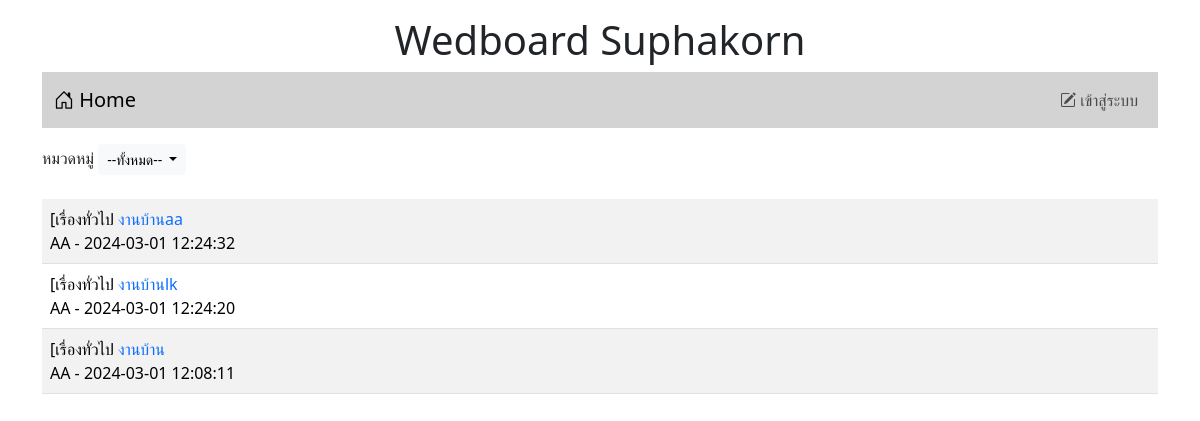
Before: / with the older database file.
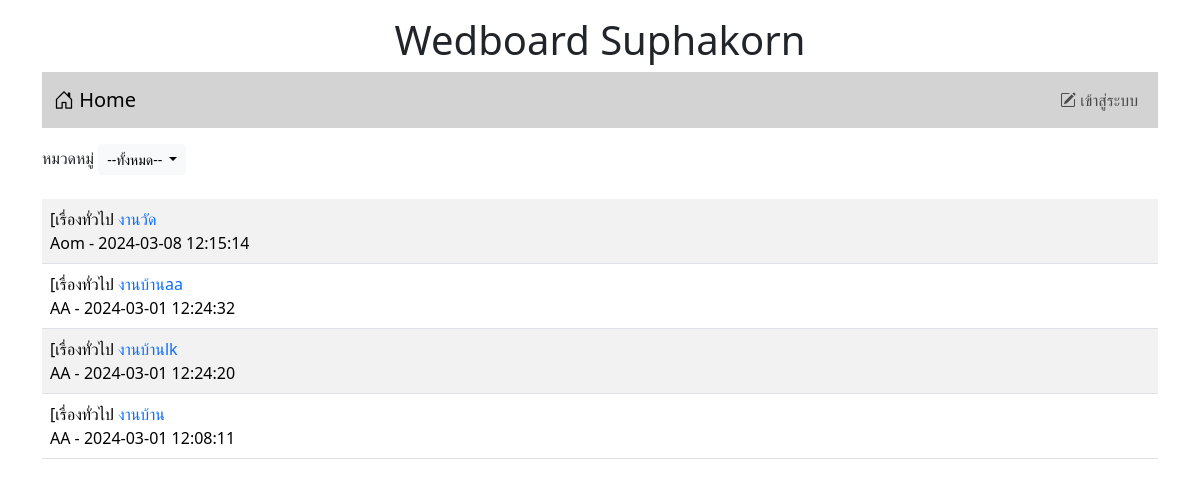
After: the same page with the newer database file.
### tables this page shows
CREATE TABLE `post` (
  `id` int(11) NOT NULL,
  `title` varchar(128) NOT NULL,
  `content` varchar(2048) NOT NULL,
  `post_date` datetime NOT NULL,
  `cat_id` int(11) NOT NULL,
  `user_id` int(11) NOT NULL
);

CREATE TABLE `category` (
  `id` int(11) NOT NULL,
  `name` varchar(32) NOT NULL
);

CREATE TABLE `user` (
  `id` int(11) NOT NULL,
  `login` varchar(32) NOT NULL,
  `password` varchar(64) NOT NULL,
  `name` varchar(64) NOT NULL,
  `gender` char(1) NOT NULL,
  `email` varchar(32) NOT NULL,
  `role` char(1) NOT NULL
);

### index.php (the view, shortened to what this page needs)
<!DOCTYPE html>
<html lang="en">
<head>
    <link rel="stylesheet" href="bootstrap-5.3.2-dist/css/bootstrap.min.css">
    <link rel="stylesheet" href="https://cdn.jsdelivr.net/npm/bootstrap-icons@1.11.3/font/bootstrap-icons.min.css">
</head>
<body>
    <div class="container">
    <h1 style="text-align: center;" class="mt-3">Wedboard Suphakorn</h1>
    <?php include "nav.php" ?>
<div class="mt-3 d-flex justify-content-between">
    <div>
        <label> หมวดหมู่ </label>
            <span class="dropdown" >
  <button class="btn btn-light btn-sm dropdown-toggle" type="button" data-bs-toggle="dropdown" aria-expanded="false">
    --ทั้งหมด--
  </button>
</span>
    </div>
                </div>
        <table class="table table-striped mt-4">
           <?php
             $conn = new PDO("mysql:host=localhost;dbname=webboard;charset=utf8", "root", "");
            $sql = "SELECT t3.name,t1.title,t1.id,t2.login,t1.post_date FROM post as t1
            INNER JOIN user as t2 ON (t1.user_id=t2.id)
            INNER JOIN category as t3 ON (t1.cat_id=t3.id) ORDER BY t1.post_date desC";
            $result = $conn->query($sql);
            while($row = $result->fetch()){
                echo "<tr><td>[$row[0] <a href= post.php?id=$row[2]
                style=text-decoration:none>$row[1]</a><br>$row[3] - $row[4]</td></tr>";
            }
            ?>
        </table>
            </div>
</body>
</html>

### nav.php (shortened to what this page needs)
<!DOCTYPE html>
<html lang="en">
<head>
</head>
<body>
<nav class="navbar navbar-expand-lg" style="background-color: #d3d3d3;">
        <div class="container-fluid">
            <a class="navbar-brand" href="index.php"><i class="bi bi-house-door"></i> Home</a>
        <ul class="navbar-nav">
            <?php
                if(!isset($_SESSION['id'])){
            ?>
            <li class="nav-item">
                <a class="nav-link" aria-current="page" href="login.php"><i class="bi bi-pencil-square"></i> เข้าสู่ระบบ</a>
            </li>
            <?php }   ?>
      </ul>
  </div>
</nav>
</body>
</html>

Changed rows visible on the page:
added post: category.name "เรื่องทั่วไป", title "งานวัด", user.login "Aom", post_date "2024-03-08 12:15:14"
